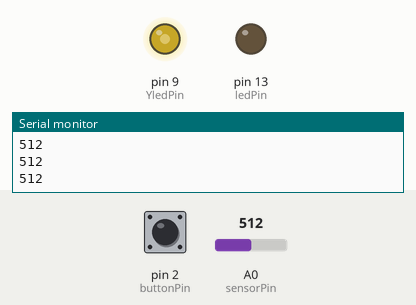
Bench run of a sketch on a simulated Arduino Uno, built with avr-gcc and run on an emulated ATmega328P. Shown: output pins drawn as LEDs (lit = HIGH), the last lines printed to the serial monitor. The test bench sets the inputs (shaded band); at power-on: A0 (sensorPin) = 512, pin 2 (buttonPin) LOW.

Above: at 1.2 s.
1.3 s: A0 (sensorPin) set to 716
At 2.5 s:
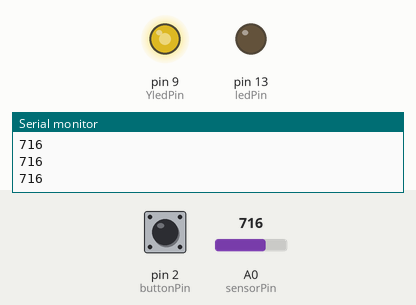
2.8 s: pin 2 (buttonPin) pulled HIGH for 0.15 s
At 3.3 s:
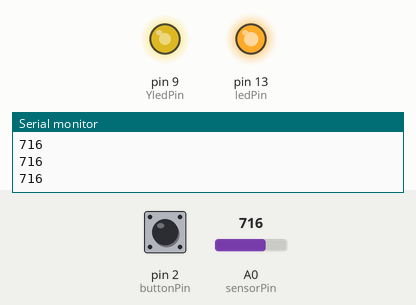
4.4 s: A0 (sensorPin) set to 900
At 5.2 s:
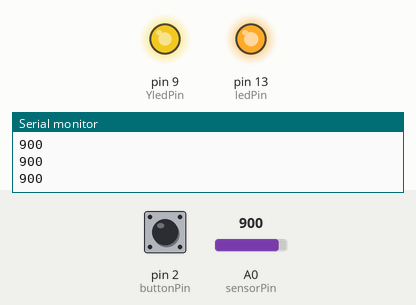
5.9 s: pin 2 (buttonPin) pulled HIGH for 1 s
At 6.9 s:
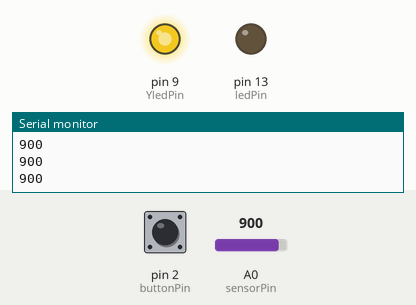
8.4 s: A0 (sensorPin) set to 122
At 9.4 s:
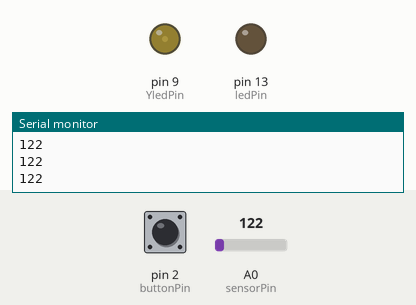
9.9 s: pin 2 (buttonPin) pulled HIGH for 0.15 s
At 11.1 s:
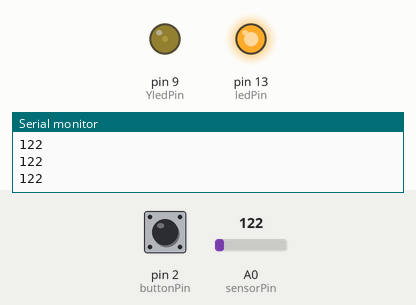
Timing chart, 0 to 12.5 s (numbered marks = the images above; inputs shaded):
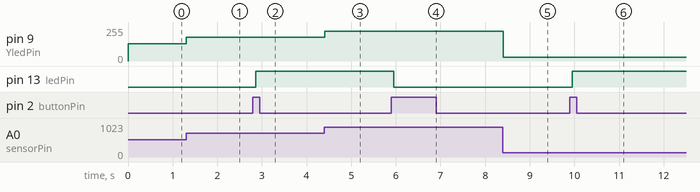

The sketch:

Practice01.ino
```cpp
const int ledPin = 13;
const int YledPin = 9;
const int buttonPin = 2;
int sensorPin = A0;   // 가변 저항
int sensorValue = 0;  // 가변 저항값
int buttonState = 0;
int lastbuttonState = 0;
int brightness = 0;
bool isOn = false;

void setup() {
  pinMode(ledPin, OUTPUT);
  pinMode(YledPin, OUTPUT);
  pinMode(buttonPin, INPUT);
  Serial.begin(9600);
}

void loop() {
  buttonState = digitalRead(buttonPin);
  sensorValue = analogRead(sensorPin);
  Serial.println(sensorValue);
  // brightness = map(sensorValue, 0, 1023, 0, 255); // 값을 변환
  // brightness = (255L * sensorValue) / 1023;   // 맵 함수 대신 비례식 계산,  아두이노는 8bit이기 때문에 int값이 -32,768 ~ 32,767이라고 한다. long타입 명시를 사용해야 계산시 int값의 오버플로우가 일어나지 않음
  brightness = sensorValue / 4;  // 제미나이의 추천. 255와 1023은 거의 4배 차이이기 때문에(255*4 = 1020 ≈ 1023) 식을 간결하게 만든다면 이게 낫다고 한다...생각해보니 그러네

  analogWrite(YledPin, brightness);

  if(buttonState == HIGH && lastbuttonState == LOW)
  {
    isOn = !isOn;
    delay(50);
  }

  lastbuttonState = buttonState;

  if(isOn)
  {
    digitalWrite(ledPin, HIGH); // LED 켜기
    // delay(sensorValue);

    // digitalWrite(ledPin, LOW); // LED 끄기
    // delay(sensorValue);
  }

  else
  {
    digitalWrite(ledPin, LOW); // LED 끄기
  }
}
```

Measured:
- after the input at 1.3 s, pin 9 (YledPin): 128/255 → 179/255 at once
- after the input at 2.8 s, pin 13 (ledPin): LOW → HIGH after 0.06 s
- after the input at 4.4 s, pin 9 (YledPin): 179/255 → 225/255 at once
- after the input at 5.9 s, pin 13 (ledPin): HIGH → LOW after 0.06 s
- after the input at 8.4 s, pin 9 (YledPin): 225/255 → 30/255 at once
- after the input at 9.9 s, pin 13 (ledPin): LOW → HIGH after 0.06 s
